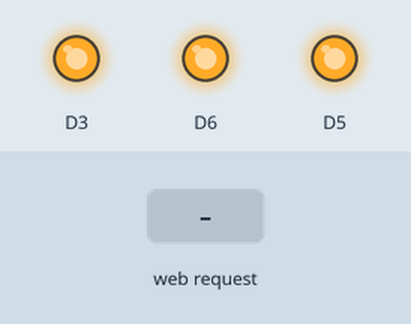
This sketch was run on a simulated ESP8266 (NodeMCU). On the bench: output pins drawn as LEDs (lit = HIGH). The test bench sets the inputs (shaded band). WiFi joins after 1.5 s; servers stay silent unless stated; what the sketch prints to the serial monitor is not drawn.

Above: at 2.7 s.
2.8 s: HTTP request GET /redledon received
At 3.5 s:
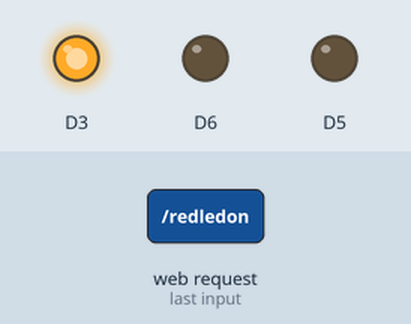
4.3 s: HTTP request GET /blueledon received
At 4.6 s:
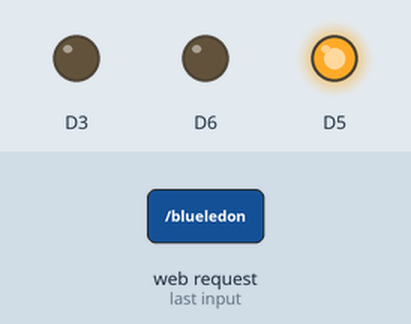
5.8 s: HTTP request GET /greenledon received
At 7.0 s:
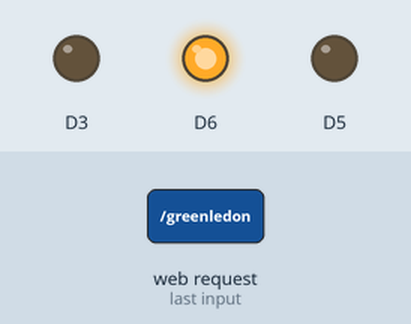
Timing chart, 0 to 8.8 s (numbered marks = the images above; inputs shaded):
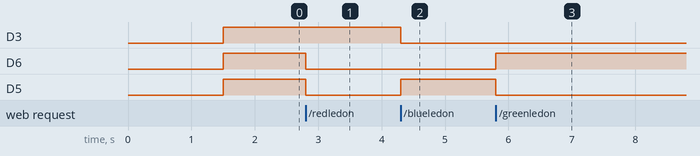

Measured:
- after the input at 2.8 s, D6, D5: HIGH → LOW at once
- after the input at 4.3 s, D3: HIGH → LOW at once; D5: LOW → HIGH at once
- after the input at 5.8 s, D6: LOW → HIGH at once; D5: HIGH → LOW at once

The sketch:

wifiEventsShort.ino
```cpp
#include <ESP8266WiFi.h>
#include <ESP8266WebServer.h>

#ifdef ESP32
#pragma message(THIS EXAMPLE IS FOR ESP8266 ONLY!)
#error Select ESP8266 board.
#endif

ESP8266WebServer server(80); // 80 is the port number

const char* ssid = "muh phone";
const char* password = "12345678";


String redLedon, blueLedon,greenLedon, ledOff;

void RedLedon()
{
  digitalWrite(D3, HIGH);
  digitalWrite(D5, LOW);
  digitalWrite(D6, LOW);

  analogWrite(D3, 255);
  server.send(200, "text/html", redLedon);
}

void BlueLedon()
{
 // int blueValue;
 // blueValue = 255;
  digitalWrite(D3, LOW);
  digitalWrite(D5, HIGH);
  digitalWrite(D6, LOW);

  analogWrite(D5, 255);
  server.send(200, "text/html", blueLedon);
}

void GreenLedon()
{
 // int greenValue;
  //greenValue = 255;
  digitalWrite(D3, LOW);
  digitalWrite(D5, LOW);
  digitalWrite(D6, HIGH);

  analogWrite(D6, 255);
  server.send(200, "text/html", greenLedon);
}

void LedOff()
{
  digitalWrite(D3, LOW);
  digitalWrite(D5, LOW);
  digitalWrite(D6, LOW);
  server.send(200, "text/html", ledOff);
}


void setup() {

  Serial.begin(115200);
  WiFi.mode(WIFI_STA);
  WiFi.begin(ssid, password);

  while (WiFi.status() != WL_CONNECTED)delay(500);

  Serial.print(WiFi.localIP());

  server.on("/redledon", RedLedon);
  server.on("/blueledon", BlueLedon);
  server.on("/greenledon", GreenLedon);

  server.on("/ledoff", LedOff);


  server.begin();

  pinMode(D3, OUTPUT);
  pinMode(D5, OUTPUT);
  pinMode(D6, OUTPUT);

  digitalWrite(D3, HIGH);
  digitalWrite(D5, HIGH);
  digitalWrite(D6, HIGH);


}

void loop()
{
  server.handleClient();
  delay(1);
}
```
